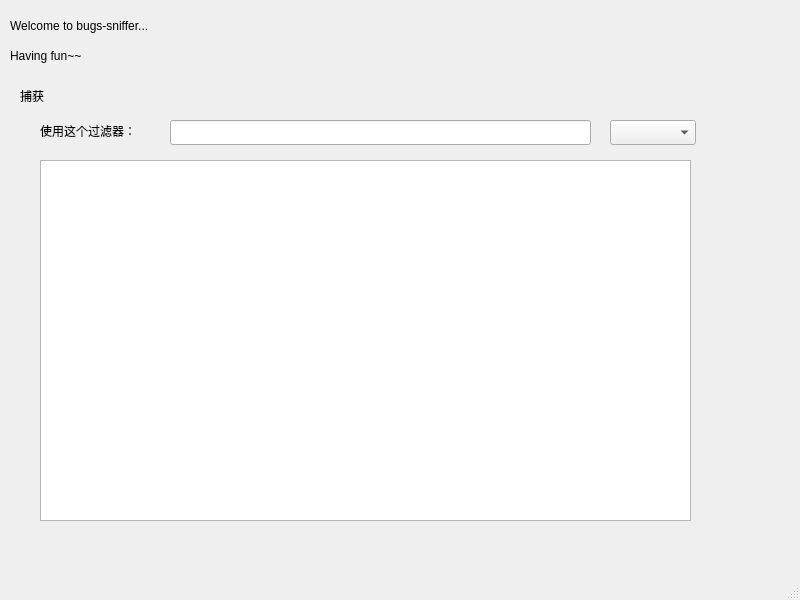
<?xml version="1.0" encoding="UTF-8"?>
<ui version="4.0">
 <class>MainWindow</class>
 <widget class="QMainWindow" name="MainWindow">
  <property name="geometry">
   <rect>
    <x>0</x>
    <y>0</y>
    <width>800</width>
    <height>600</height>
   </rect>
  </property>
  <property name="cursor">
   <cursorShape>ArrowCursor</cursorShape>
  </property>
  <property name="windowTitle">
   <string>MainWindow</string>
  </property>
  <widget class="QWidget" name="centralwidget">
   <widget class="QLabel" name="label">
    <property name="geometry">
     <rect>
      <x>10</x>
      <y>10</y>
      <width>201</width>
      <height>31</height>
     </rect>
    </property>
    <property name="text">
     <string>Welcome to bugs-sniffer... </string>
    </property>
   </widget>
   <widget class="QLabel" name="label_2">
    <property name="geometry">
     <rect>
      <x>10</x>
      <y>40</y>
      <width>201</width>
      <height>31</height>
     </rect>
    </property>
    <property name="text">
     <string>Having fun~~</string>
    </property>
   </widget>
   <widget class="QLabel" name="label_3">
    <property name="geometry">
     <rect>
      <x>20</x>
      <y>80</y>
      <width>71</width>
      <height>31</height>
     </rect>
    </property>
    <property name="text">
     <string>捕获</string>
    </property>
   </widget>
   <widget class="QLabel" name="label_4">
    <property name="geometry">
     <rect>
      <x>40</x>
      <y>120</y>
      <width>161</width>
      <height>21</height>
     </rect>
    </property>
    <property name="text">
     <string>使用这个过滤器：</string>
    </property>
   </widget>
   <widget class="QLineEdit" name="lineEdit">
    <property name="geometry">
     <rect>
      <x>170</x>
      <y>120</y>
      <width>421</width>
      <height>25</height>
     </rect>
    </property>
   </widget>
   <widget class="QListView" name="listView">
    <property name="geometry">
     <rect>
      <x>40</x>
      <y>160</y>
      <width>651</width>
      <height>361</height>
     </rect>
    </property>
   </widget>
   <widget class="QComboBox" name="comboBox">
    <property name="geometry">
     <rect>
      <x>610</x>
      <y>120</y>
      <width>86</width>
      <height>25</height>
     </rect>
    </property>
   </widget>
  </widget>
  <widget class="QMenuBar" name="menubar">
   <property name="geometry">
    <rect>
     <x>0</x>
     <y>0</y>
     <width>800</width>
     <height>28</height>
    </rect>
   </property>
  </widget>
  <widget class="QStatusBar" name="statusbar"/>
 </widget>
 <resources/>
 <connections/>
</ui>
